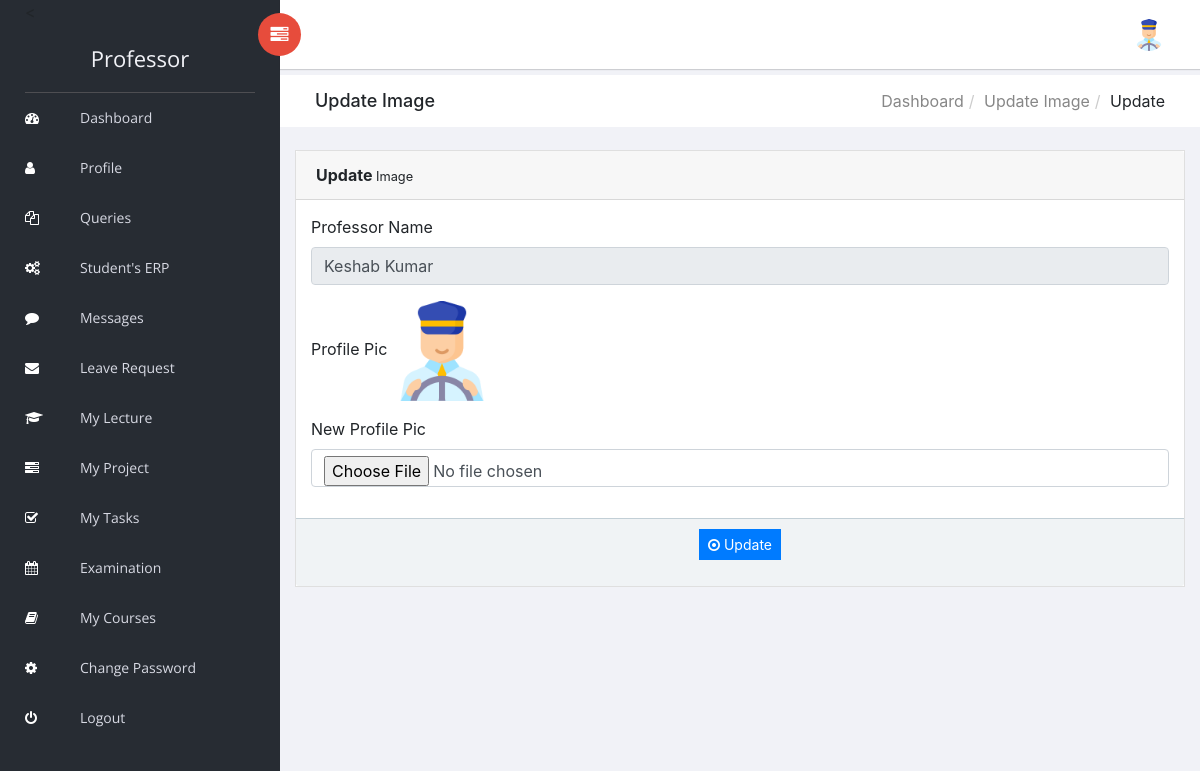
/Professor/changeimage.php (signed in), run on the app's committed database.
### tables this page shows
CREATE TABLE `tblteacher` (
  `ID` int(10) NOT NULL,
  `Name` varchar(120) DEFAULT NULL,
  `Picture` varchar(200) NOT NULL,
  `Email` varchar(120) DEFAULT NULL,
  `MobileNumber` bigint(10) DEFAULT NULL,
  `password` varchar(255) DEFAULT NULL,
  `Qualifications` varchar(120) DEFAULT NULL,
  `Address` varchar(200) DEFAULT NULL,
  `TeacherSub` varchar(120) DEFAULT NULL,
  `description` mediumtext DEFAULT NULL,
  `teachingExp` varchar(10) DEFAULT NULL,
  `JoiningDate` varchar(120) DEFAULT NULL,
  `RegDate` timestamp NOT NULL DEFAULT current_timestamp(),
  `isPublic` int(1) DEFAULT NULL
);

### Professor/changeimage.php (the view, shortened to what this page needs)
<?php
include('includes/dbconnection.php');
if (strlen($_SESSION['trmsuid']==0)) {
  header('location:logout.php');
  } else{
  ?>
<!doctype html>
<html class="no-js" lang="en">
<head>
    <link rel="stylesheet" href="../vendors/bootstrap/dist/css/bootstrap.min.css">
    <link rel="stylesheet" href="../vendors/font-awesome/css/font-awesome.min.css">
    <link rel="stylesheet" href="../vendors/themify-icons/css/themify-icons.css">
    <link rel="stylesheet" href="../vendors/flag-icon-css/css/flag-icon.min.css">
    <link rel="stylesheet" href="../vendors/selectFX/css/cs-skin-elastic.css">
    <link rel="stylesheet" href="../assets/css/style.css">
</head>
<body>
    <?php include_once('includes/sidebar.php');?>
    <div id="right-panel" class="right-panel">
        <?php include_once('includes/header.php');?>
        <div class="breadcrumbs">
            <div class="col-sm-4">
                <div class="page-header float-left">
                    <div class="page-title">
                        <h1>Update Image</h1>
                    </div>
                </div>
            </div>
            <div class="col-sm-8">
                <div class="page-header float-right">
                    <div class="page-title">
                        <ol class="breadcrumb text-right">
                            <li><a href="dashboard.php">Dashboard</a></li>
                            <li><a href="manage-Professor.php">Update Image</a></li>
                            <li class="active">Update</li>
                        </ol>
                    </div>
                </div>
            </div>
        </div>
        <div class="content mt-3">
            <div class="animated fadeIn">
                <div class="row">
                    <div class="col-lg-6">
                    </div>
                    <div class="col-lg-12">
                        <div class="card">
                            <div class="card-header"><strong>Update</strong><small> Image</small></div>
                            <form name="" method="post" action="" enctype="multipart/form-data">
                            <div class="card-body card-block">
 <?php
$eid=$_SESSION['trmsuid'];
$sql="SELECT * from  tblteacher where ID=$eid";
$query = $dbh -> prepare($sql);
$query->execute();
$results=$query->fetchAll(PDO::FETCH_OBJ);
$cnt=1;
if($query->rowCount() > 0)
{
foreach($results as $row)
{               ?>
                                <div class="form-group"><label for="company" class=" form-control-label">Professor Name</label><input type="text" name="subjects" value="<?php  echo $row->Name;?>" class="form-control" id="subjects" readonly='true'></div>
                                <div class="form-group"><label for="company" class=" form-control-label">Profile Pic</label>
                                <?php if($row->Picture==''):?>
<img src="images/no-image.png"  alt="NO Image">
<?php else: ?>
<img src="images/<?php echo $row->Picture;?>" width="100" height="100" value="<?php  echo $row->Picture;?>">
<?php endif;?>
                                </div>
                                <div class="form-group">
                                    <label for="company" class=" form-control-label">New Profile Pic</label>
                                    <input type="file" name="newpic" value="" class="form-control" id="newpic" required='true'>
                                </div>
                                                    </div>
                                                   <?php $cnt=$cnt+1;}} ?>
                                                     <div class="card-footer">
                                                       <p style="text-align: center;"><button type="submit" class="btn btn-primary btn-sm" name="submit" id="submit">
                                                            <i class="fa fa-dot-circle-o"></i> Update
                                                        </button></p>
                                                    </div>
                                                </div>
                                            </div>
                                            </div>
                                        </div>
                                    </div>
                                </div>
</body>
</html>
<?php }  ?>

### Professor/includes/header.php (shortened to what this page needs)
 <header id="header" class="header">
            <div class="header-menu">
                <div class="col-sm-7">
                    <a id="menuToggle" class="menutoggle pull-left"><i class="fa fa fa-tasks"></i></a>
                </div>
                <div class="col-sm-5">
                    <div class="user-area dropdown float-right">
                        <a href="#" class="dropdown-toggle" data-toggle="dropdown" aria-haspopup="true" aria-expanded="false">
 <?php
$eid=$_SESSION['trmsuid'];
$query=$dbh -> prepare("SELECT * from  tblteacher where ID=$eid");
$query->execute();
$results=$query->fetchAll(PDO::FETCH_OBJ);
foreach($results as $row)
{
    if($row->Picture==''):?>
                            <img class="user-avatar rounded-circle" src="images/images.png" alt="User Avatar">
                            <?php else: ?>
<img src="images/<?php echo $row->Picture;?>" class="user-avatar rounded-circle">
<?php endif;?>
                        </a>
<?php } ?>
                    </div>
                </div>
            </div>
        </header>

### data on the page
tblteacher: Picture (picture), subjects "Keshab Kumar"
